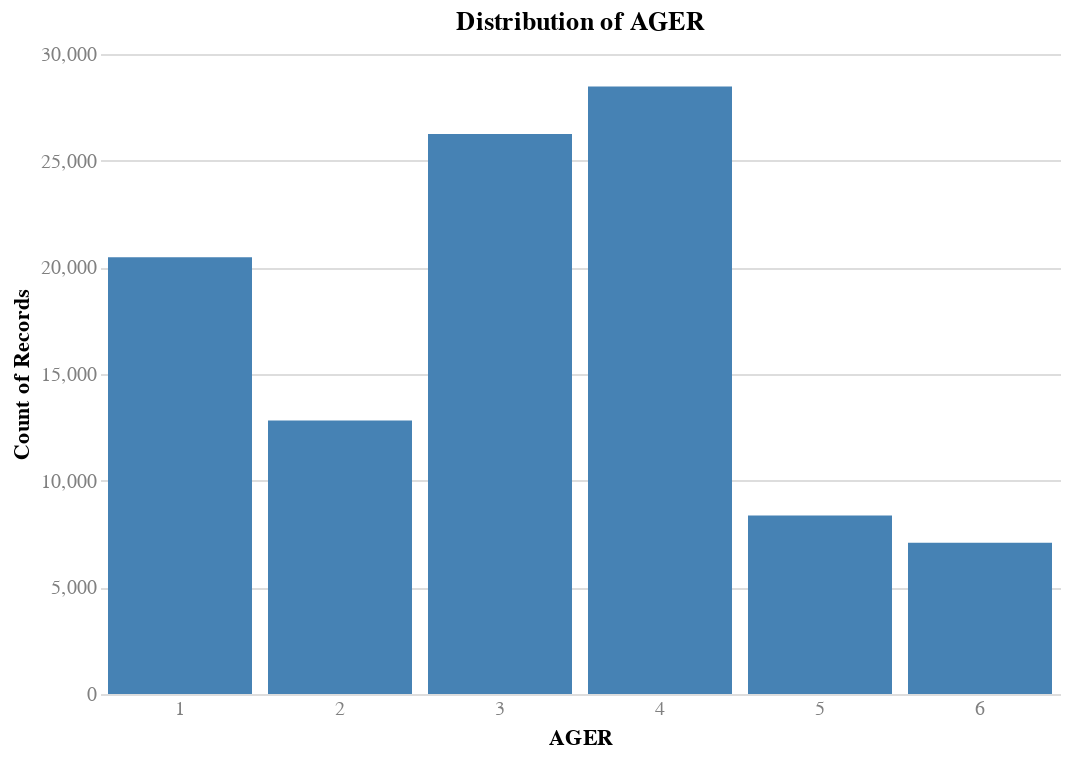

Notebook source saved alongside this figure:
### Markdown cell above
#### 3.2.1 - Bin the AGE variable
Do we bin as recoded age groups (`AGER`) or as each 20 years?

### Code cell
# Check the distribution of `AGER`
# 1 = Under 15 years 
# 2 = 15-24 years 
# 3 = 25-44 years 
# 4 = 45-64 years 
# 5 = 65-74 years 
# 6 = 75 years and over|
 
chart(
    df=train_df,
    x='AGER:O',
    y='count()',
    title='Distribution of AGER',
).mark_bar()

### Figure 1 — Vega specification as saved in the notebook (floating-point values rounded to 4 significant figures)
{"$schema": "https://vega.github.io/schema/vega/v5.json", "data": [{"name": "source_0", "values": [{"AGER": 4, "__count": 28478}, {"AGER": 5, "__count": 8371}, {"AGER": 1, "__count": 20474}, {"AGER": 2, "__count": 12817}, {"AGER": 6, "__count": 7093}, {"AGER": 3, "__count": 26253}]}, {"name": "source_0_x_domain_AGER", "values": [{"AGER": 4}, {"AGER": 5}, {"AGER": 1}, {"AGER": 2}, {"AGER": 6}, {"AGER": 3}]}, {"name": "source_0_y_domain___count", "values": [{"min": 7093, "max": 28478}]}], "marks": [{"type": "rect", "name": "marks", "from": {"data": "source_0"}, "encode": {"update": {"description": {"signal": "\"AGER: \" + (isValid(datum[\"AGER\"]) ? datum[\"AGER\"] : \"\"+datum[\"AGER\"]) + \"; Count of Records: \" + (format(datum[\"__count\"], \"\"))"}, "y2": {"value": 0, "scale": "y"}, "ariaRoleDescription": {"value": "bar"}, "x": {"field": "AGER", "scale": "x"}, "y": {"field": "__count", "scale": "y"}, "fill": {"value": "steelblue"}, "width": {"signal": "max(0.25, bandwidth('x'))"}}}, "style": ["bar"]}], "scales": [{"name": "x", "type": "band", "domain": {"data": "source_0_x_domain_AGER", "field": "AGER", "sort": true}, "range": [0, {"signal": "width"}], "paddingOuter": 0.05, "paddingInner": 0.1}, {"name": "y", "type": "linear", "domain": [{"signal": "(data(\"source_0_y_domain___count\")[0] || {}).min"}, {"signal": "(data(\"source_0_y_domain___count\")[0] || {}).max"}], "range": [{"signal": "height"}, 0], "nice": true, "zero": true}], "axes": [{"scale": "y", "aria": false, "minExtent": 0, "tickCount": {"signal": "ceil(height/40)"}, "domain": false, "labels": false, "orient": "left", "gridScale": "x", "maxExtent": 0, "grid": true, "ticks": false, "zindex": 0}, {"scale": "x", "labelBaseline": "top", "orient": "bottom", "zindex": 0, "grid": false, "title": "AGER"}, {"scale": "y", "title": "Count of Records", "labelOverlap": true, "orient": "left", "grid": false, "labelAlign": "right", "tickCount": {"signal": "ceil(height/40)"}, "zindex": 0}], "title": {"text": "Distribution of AGER", "frame": "group"}, "config": {"axis": {"domain": false, "labelAngle": 0, "labelColor": "gray", "labelFontSize": 10, "ticks": false}, "style": {"guide-label": {"font": "Helvetica Neue"}, "guide-title": {"font": "Helvetica Neue"}, "group-title": {"font": "Helvetica Neue"}, "group-subtitle": {"font": "Helvetica Neue"}, "cell": {"stroke": null}, "text": {"font": "Helvetica Neue"}}}, "width": 480, "height": 320, "background": "white", "padding": 5, "style": "cell"}
